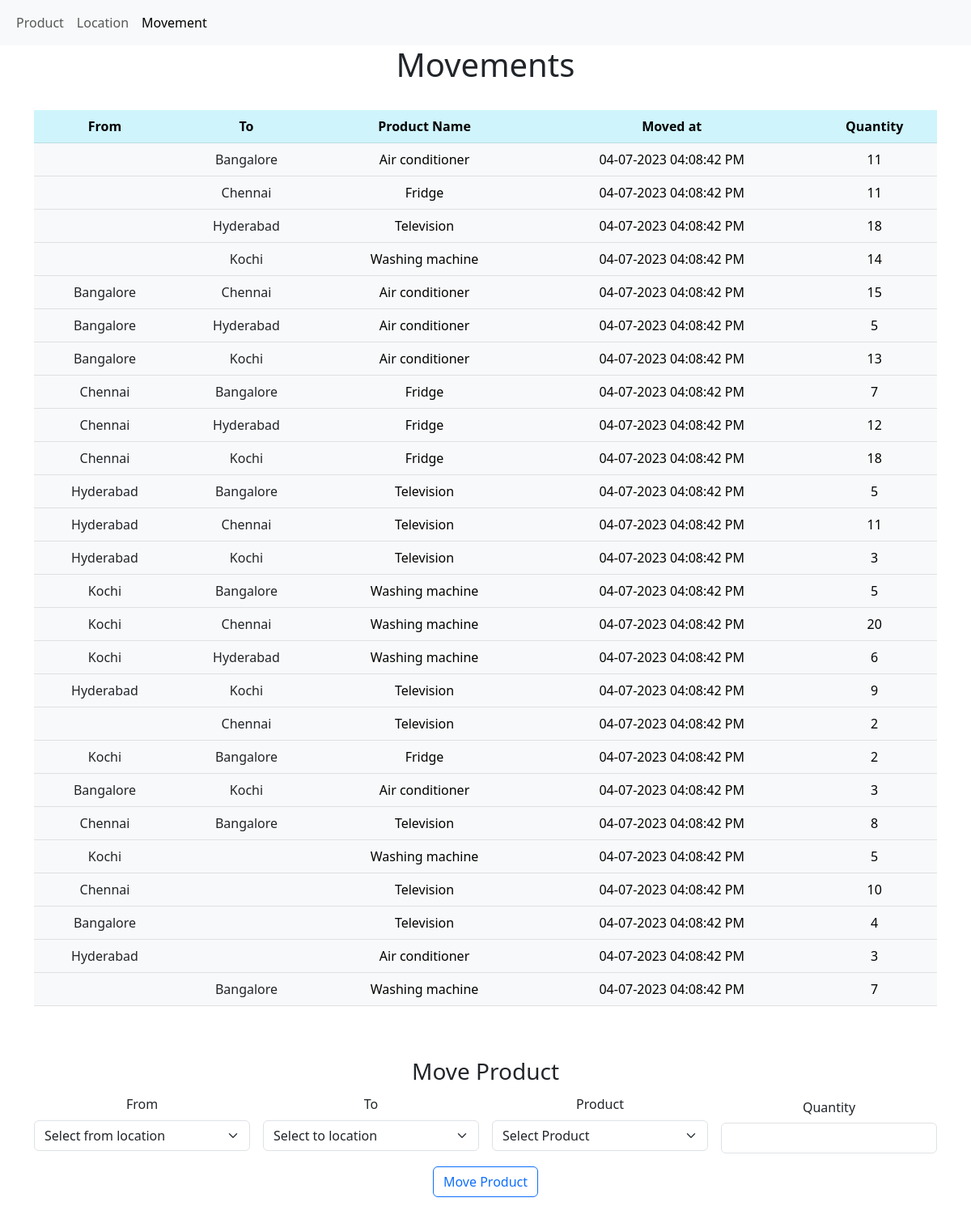
Page /Add/Edit/ViewProductMovement/ on the earlier database version.
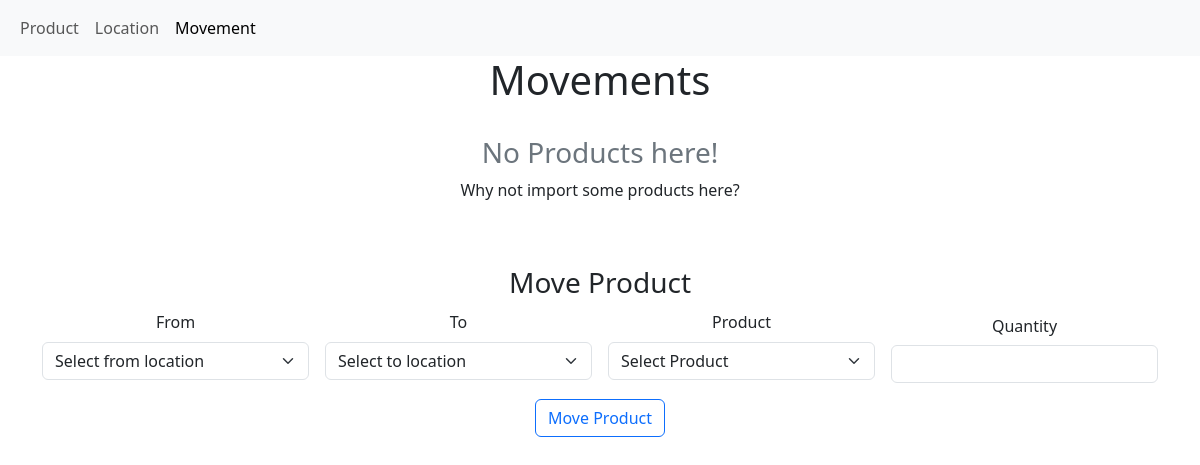
Same page on the later database version.
### core/models.py (models this page shows, shortened)
class ProductMovement(db.Model):
    movement_id = db.Column(db.Integer, primary_key=True)
    timestamp = db.Column(db.DateTime, default=datetime.now())
    from_location_id = db.Column(db.Integer, db.ForeignKey("location.location_id"))
    to_location_id = db.Column(db.Integer, db.ForeignKey("location.location_id"))
    product_id = db.Column(db.Integer, db.ForeignKey("product.product_id"))
    quantity = db.Column(db.Integer, nullable=False)
    product = db.relationship("Product", foreign_keys=[product_id])
    from_location = db.relationship("Location", foreign_keys=[from_location_id])
    to_location = db.relationship("Location", foreign_keys=[to_location_id])

class Location(db.Model):
    location_id = db.Column(db.Integer, primary_key=True)
    name = db.Column(db.String(30), unique=True, nullable=False)

class Product(db.Model):
    product_id = db.Column(db.Integer, primary_key=True)
    name = db.Column(db.String(30), unique=True, nullable=False)

### core/routes.py (the view, shortened to what this page needs)
@app.route("/Add/Edit/ViewProductMovement/", methods=["GET", "POST"])
def movement():
    movements = ProductMovement.query.order_by(ProductMovement.timestamp.asc()).all()
    products = Product.query.order_by(Product.name).all()
    locations = Location.query.order_by(Location.name).all()
    context = {"movements": movements, "products": products, "locations": locations}
    return render_template("movement.html", context=context)

### core/templates/movement.html (shortened to what this page needs)
{% extends 'base.html' %}
{% block movement_nav %} active {% endblock %}
{% block content %}
<div class="container-fluid text-center">
  <h1>Movements</h1>
  <br />
  <div class="container-sm">
    {% if context.movements %}
    <table class="table table-info table-hover">
      <thead>
        <tr>
          <th scope="col">From</th>
          <th scope="col">To</th>
          <th scope="col">Product Name</th>
          <th scope="col">Moved at</th>
          <th scope="col">Quantity</th>
        </tr>
      </thead>
      <tbody>
        {% for movement in context.movements %}
        <tr class="table-light">
          {% if movement.from_location %}
          <td>
            <a
              class="link-dark link-offset-2 link-underline link-underline-opacity-0"
              href="{{ url_for('warehouse') + '?location=' + movement.from_location.name}}"
            >
              {{movement.from_location.name}}</a
            >
          </td>
          {% else %}
          <td></td>
          {% endif %}
          {% if movement.to_location %}
          <td>
            <a
              class="link-dark link-offset-2 link-underline link-underline-opacity-0"
              href="{{ url_for('warehouse') + '?location=' + movement.to_location.name}}"
            >
              {{movement.to_location.name}}</a
            >
          </td>
          {% else %}
          <td></td>
          {% endif %}
          <td>{{movement.product.name}}</td>
          <td>{{movement.timestamp.strftime("%d-%m-%Y %I:%M:%S %p")}}</td>
          <td>{{movement.quantity}}</td>
        </tr>
        {% endfor %}
      </tbody>
    </table>
    {% else %}
    <h3 class="text-secondary">No Products here!</h3>
    <p>Why not import some products here?</p>
    {% endif %}
    <br /><br />
    <h3>Move Product</h3>
    <form
      action="/Add/Edit/ViewProductMovement/"
      method="post"
      onsubmit="return validateForm()"
    >
      <div class="row g-3 align-items-center">
        <div class="col-md-3">
          <div class="col-auto">
            <label for="from_location" class="form-label">From</label>
          </div>
          <div class="col-auto">
            <select
              name="from_location"
              id="from_location"
              class="form-select"
              required
            >
              <option value="">Select from location</option>
            </select>
          </div>
        </div>
        <div class="col-md-3">
          <div class="col-auto">
            <label for="to_location" class="form-label">To</label>
          </div>
          <div class="col-auto">
            <select
              name="to_location"
              id="to_location"
              class="form-select"
              required
            >
              <option value="">Select to location</option>
            </select>
          </div>
        </div>
        <div class="col-md-3">
          <div class="col-auto">
            <label for="product" class="form-label">Product</label>
          </div>
          <div class="col-auto">
            <select name="product" class="form-select" required>
              <option value="">Select Product</option>
            </select>
          </div>
        </div>
        <div class="col-md-3">
          <div class="col-auto">
            <label for="quantity" class="col-form-label">Quantity</label>
          </div>
          <div class="col-auto">
            <input
              type="number"
              name="quantity"
              class="form-control"
              min="1"
              required
            />
          </div>
        </div>
        <div class="col-md-12">
          <button type="submit" class="btn btn-outline-primary">
            Move Product
          </button>
        </div>
      </div>
    </form>
  </div>
</div>
<br /><br />
{% endblock %}

### core/templates/base.html (shortened to what this page needs)
<!DOCTYPE html>
<html lang="en">
  <head>
    <link
      href="https://cdn.jsdelivr.net/npm/bootstrap@5.3.0/dist/css/bootstrap.min.css"
      rel="stylesheet"
    />
  </head>
  <body>
    <nav class="navbar navbar-expand-lg bg-body-tertiary">
      <div class="container-fluid">
        <div class="collapse navbar-collapse" id="navbarNav">
          <ul class="navbar-nav">
            <li class="nav-item">
              <a
                class="nav-link {% block product_nav %}{% endblock %}"
                href="{{ url_for('product') }}"
                >Product</a
              >
            </li>
            <li class="nav-item">
              <a
                class="nav-link {% block location_nav %}{% endblock %}"
                href="{{ url_for('location') }}"
                >Location</a
              >
            </li>
            <li class="nav-item">
              <a
                class="nav-link {% block movement_nav %}{% endblock %}"
                href="{{ url_for('movement') }}"
                >Movement</a
              >
            </li>
          </ul>
        </div>
      </div>
    </nav>
    {% block content %} {% endblock %}
  </body>
</html>

Differences in the rows shown:
removed ProductMovement: to_location.name "Bangalore", product.name "Air conditioner", timestamp "04-07-2023 04:08:42 PM", quantity "11"
removed ProductMovement: to_location.name "Chennai", product.name "Fridge", timestamp "04-07-2023 04:08:42 PM", quantity "11"
removed ProductMovement: to_location.name "Hyderabad", product.name "Television", timestamp "04-07-2023 04:08:42 PM", quantity "18"
removed ProductMovement: to_location.name "Kochi", product.name "Washing machine", timestamp "04-07-2023 04:08:42 PM", quantity "14"
removed ProductMovement: from_location.name "Bangalore", to_location.name "Chennai", product.name "Air conditioner", timestamp "04-07-2023 04:08:42 PM", quantity "15"
removed ProductMovement: from_location.name "Bangalore", to_location.name "Hyderabad", product.name "Air conditioner", timestamp "04-07-2023 04:08:42 PM", quantity "5"
removed ProductMovement: from_location.name "Bangalore", to_location.name "Kochi", product.name "Air conditioner", timestamp "04-07-2023 04:08:42 PM", quantity "13"
removed ProductMovement: from_location.name "Chennai", to_location.name "Bangalore", product.name "Fridge", timestamp "04-07-2023 04:08:42 PM", quantity "7"
removed ProductMovement: from_location.name "Chennai", to_location.name "Hyderabad", product.name "Fridge", timestamp "04-07-2023 04:08:42 PM", quantity "12"
removed ProductMovement: from_location.name "Chennai", to_location.name "Kochi", product.name "Fridge", timestamp "04-07-2023 04:08:42 PM", quantity "18"
removed ProductMovement: from_location.name "Hyderabad", to_location.name "Bangalore", product.name "Television", timestamp "04-07-2023 04:08:42 PM", quantity "5"
removed ProductMovement: from_location.name "Hyderabad", to_location.name "Chennai", product.name "Television", timestamp "04-07-2023 04:08:42 PM", quantity "11"
removed ProductMovement: from_location.name "Hyderabad", to_location.name "Kochi", product.name "Television", timestamp "04-07-2023 04:08:42 PM", quantity "3"
removed ProductMovement: from_location.name "Kochi", to_location.name "Bangalore", product.name "Washing machine", timestamp "04-07-2023 04:08:42 PM", quantity "5"
removed ProductMovement: from_location.name "Kochi", to_location.name "Chennai", product.name "Washing machine", timestamp "04-07-2023 04:08:42 PM", quantity "20"
removed ProductMovement: from_location.name "Kochi", to_location.name "Hyderabad", product.name "Washing machine", timestamp "04-07-2023 04:08:42 PM", quantity "6"
removed ProductMovement: from_location.name "Hyderabad", to_location.name "Kochi", product.name "Television", timestamp "04-07-2023 04:08:42 PM", quantity "9"
removed ProductMovement: to_location.name "Chennai", product.name "Television", timestamp "04-07-2023 04:08:42 PM", quantity "2"
removed ProductMovement: from_location.name "Kochi", to_location.name "Bangalore", product.name "Fridge", timestamp "04-07-2023 04:08:42 PM", quantity "2"
removed ProductMovement: from_location.name "Bangalore", to_location.name "Kochi", product.name "Air conditioner", timestamp "04-07-2023 04:08:42 PM", quantity "3"
removed ProductMovement: from_location.name "Chennai", to_location.name "Bangalore", product.name "Television", timestamp "04-07-2023 04:08:42 PM", quantity "8"
removed ProductMovement: from_location.name "Kochi", product.name "Washing machine", timestamp "04-07-2023 04:08:42 PM", quantity "5"
removed ProductMovement: from_location.name "Chennai", product.name "Television", timestamp "04-07-2023 04:08:42 PM", quantity "10"
removed ProductMovement: from_location.name "Bangalore", product.name "Television", timestamp "04-07-2023 04:08:42 PM", quantity "4"
removed ProductMovement: from_location.name "Hyderabad", product.name "Air conditioner", timestamp "04-07-2023 04:08:42 PM", quantity "3"
removed ProductMovement: to_location.name "Bangalore", product.name "Washing machine", timestamp "04-07-2023 04:08:42 PM", quantity "7"
Other differences:
text no longer shown: "From To Product Name Moved at Quantity"
text now shown: "No Products here! Why not import some products here?"
